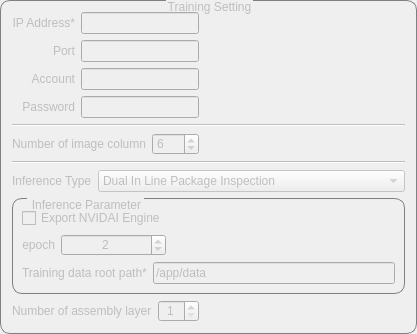
               <widget class="QGroupBox" name="training_groupBox">
                <property name="enabled">
                 <bool>false</bool>
                </property>
                <property name="sizePolicy">
                 <sizepolicy hsizetype="Preferred" vsizetype="Preferred">
                  <horstretch>0</horstretch>
                  <verstretch>0</verstretch>
                 </sizepolicy>
                </property>
                <property name="styleSheet">
                 <string notr="true">QGroupBox{
border-width:1px;
border-style:solid;
border-radius: 10px;
border-color:gray;
margin-top:2.5ex;
}
QGroupBox::title{
subcontrol-origin:margin;
subcontrol-position:top center;
padding:0 1x;
}</string>
                </property>
                <property name="title">
                 <string>Training Setting</string>
                </property>
                <layout class="QGridLayout" name="gridLayout_17">
                 <item row="5" column="0" colspan="2">
                  <widget class="QGroupBox" name="dip_groupBox">
                   <property name="styleSheet">
                    <string notr="true">QGroupBox{
border-width:1px;
border-style:solid;
border-radius: 10px;
border-color:gray;
margin-top:1ex;
}
QGroupBox::title{
subcontrol-origin:margin;
subcontrol-position:top left;
left:15px;
margin-left:2px;
padding:0 1px;
}</string>
                   </property>
                   <property name="title">
                    <string>Inference Parameter</string>
                   </property>
                   <layout class="QGridLayout" name="gridLayout_14">
                    <item row="2" column="0">
                     <layout class="QHBoxLayout" name="horizontalLayout_8">
                      <item>
                       <widget class="QLabel" name="training_modelConfig_label">
                        <property name="sizePolicy">
                         <sizepolicy hsizetype="Fixed" vsizetype="Preferred">
                          <horstretch>0</horstretch>
                          <verstretch>0</verstretch>
                         </sizepolicy>
                        </property>
                        <property name="text">
                         <string>epoch</string>
                        </property>
                        <property name="alignment">
                         <set>Qt::AlignRight|Qt::AlignTrailing|Qt::AlignVCenter</set>
                        </property>
                       </widget>
                      </item>
                      <item>
                       <widget class="QSpinBox" name="epoch_spinBox">
                        <property name="alignment">
                         <set>Qt::AlignCenter</set>
                        </property>
                        <property name="minimum">
                         <number>1</number>
                        </property>
                        <property name="maximum">
                         <number>16777215</number>
                        </property>
                        <property name="value">
                         <number>2</number>
                        </property>
                       </widget>
                      </item>
                     </layout>
                    </item>
                    <item row="3" column="0" colspan="2">
                     <layout class="QHBoxLayout" name="horizontalLayout_9">
                      <item>
                       <widget class="QLabel" name="label">
                        <property name="sizePolicy">
                         <sizepolicy hsizetype="Fixed" vsizetype="Preferred">
                          <horstretch>0</horstretch>
                          <verstretch>0</verstretch>
                         </sizepolicy>
                        </property>
                        <property name="text">
                         <string>Training data root path*</string>
                        </property>
                       </widget>
                      </item>
                      <item>
                       <widget class="QLineEdit" name="traingPath_lineEdit">
                        <property name="text">
                         <string>/app/data</string>
                        </property>
                       </widget>
                      </item>
                     </layout>
                    </item>
                    <item row="1" column="0">
                     <widget class="QCheckBox" name="exortNVEngine_checkBox">
                      <property name="text">
                       <string>Export NVIDAI Engine</string>
                      </property>
                      <property name="tristate">
                       <bool>false</bool>
                      </property>
                     </widget>
                    </item>
                    <item row="2" column="1">
                     <spacer name="horizontalSpacer_10">
                      <property name="orientation">
                       <enum>Qt::Horizontal</enum>
                      </property>
                      <property name="sizeHint" stdset="0">
                       <size>
                        <width>40</width>
                        <height>20</height>
                       </size>
                      </property>
                     </spacer>
                    </item>
                   </layout>
                  </widget>
                 </item>
                 <item row="9" column="0">
                  <layout class="QHBoxLayout" name="horizontalLayout_12">
                   <item>
                    <widget class="QLabel" name="boradno_label">
                     <property name="text">
                      <string>Number of assembly layer</string>
                     </property>
                    </widget>
                   </item>
                   <item>
                    <widget class="QSpinBox" name="boradno_spinBox">
                     <property name="toolTip">
                      <string>1~10</string>
                     </property>
                     <property name="alignment">
                      <set>Qt::AlignCenter</set>
                     </property>
                     <property name="minimum">
                      <number>1</number>
                     </property>
                     <property name="maximum">
                      <number>10</number>
                     </property>
                     <property name="value">
                      <number>1</number>
                     </property>
                    </widget>
                   </item>
                  </layout>
                 </item>
                 <item row="1" column="0" colspan="2">
                  <widget class="Line" name="line_6">
                   <property name="orientation">
                    <enum>Qt::Horizontal</enum>
                   </property>
                  </widget>
                 </item>
                 <item row="0" column="1">
                  <spacer name="horizontalSpacer_8">
                   <property name="orientation">
                    <enum>Qt::Horizontal</enum>
                   </property>
                   <property name="sizeHint" stdset="0">
                    <size>
                     <width>200</width>
                     <height>17</height>
                    </size>
                   </property>
                  </spacer>
                 </item>
                 <item row="3" column="0" colspan="2">
                  <widget class="Line" name="line_9">
                   <property name="orientation">
                    <enum>Qt::Horizontal</enum>
                   </property>
                  </widget>
                 </item>
                 <item row="2" column="0">
                  <layout class="QHBoxLayout" name="horizontalLayout_6">
                   <item>
                    <widget class="QLabel" name="training_savePath_label_2">
                     <property name="text">
                      <string>Number of image column</string>
                     </property>
                     <property name="alignment">
                      <set>Qt::AlignRight|Qt::AlignTrailing|Qt::AlignVCenter</set>
                     </property>
                    </widget>
                   </item>
                   <item>
                    <widget class="QSpinBox" name="showlist_spinBox">
                     <property name="minimum">
                      <number>1</number>
                     </property>
                     <property name="maximum">
                      <number>15</number>
                     </property>
                     <property name="value">
                      <number>6</number>
                     </property>
                    </widget>
                   </item>
                  </layout>
                 </item>
                 <item row="0" column="0">
                  <layout class="QGridLayout" name="gridLayout_13">
                   <item row="0" column="1">
                    <widget class="QLineEdit" name="training_ip_lineEdit"/>
                   </item>
                   <item row="0" column="0">
                    <widget class="QLabel" name="training_ip_label">
                     <property name="text">
                      <string>IP Address*</string>
                     </property>
                     <property name="alignment">
                      <set>Qt::AlignRight|Qt::AlignTrailing|Qt::AlignVCenter</set>
                     </property>
                    </widget>
                   </item>
                   <item row="1" column="0">
                    <widget class="QLabel" name="label_12">
                     <property name="text">
                      <string>Port</string>
                     </property>
                     <property name="alignment">
                      <set>Qt::AlignRight|Qt::AlignTrailing|Qt::AlignVCenter</set>
                     </property>
                    </widget>
                   </item>
                   <item row="4" column="0">
                    <widget class="QLabel" name="training_pw_label">
                     <property name="text">
                      <string>Password</string>
                     </property>
                     <property name="alignment">
                      <set>Qt::AlignRight|Qt::AlignTrailing|Qt::AlignVCenter</set>
                     </property>
                    </widget>
                   </item>
                   <item row="2" column="0">
                    <widget class="QLabel" name="training_account_label">
                     <property name="text">
                      <string>Account</string>
                     </property>
                     <property name="alignment">
                      <set>Qt::AlignRight|Qt::AlignTrailing|Qt::AlignVCenter</set>
                     </property>
                    </widget>
                   </item>
                   <item row="4" column="1">
                    <widget class="PasswordEdit" name="training_pw_lineEdit"/>
                   </item>
                   <item row="2" column="1">
                    <widget class="QLineEdit" name="training_account_lineEdit"/>
                   </item>
                   <item row="1" column="1">
                    <widget class="QLineEdit" name="training_port_lineEdit"/>
                   </item>
                  </layout>
                 </item>
                 <item row="4" column="0" colspan="2">
                  <layout class="QHBoxLayout" name="horizontalLayout_7">
                   <item>
                    <widget class="QLabel" name="training_savePath_label">
                     <property name="sizePolicy">
                      <sizepolicy hsizetype="Fixed" vsizetype="Preferred">
                       <horstretch>0</horstretch>
                       <verstretch>0</verstretch>
                      </sizepolicy>
                     </property>
                     <property name="text">
                      <string>Inference Type</string>
                     </property>
                     <property name="alignment">
                      <set>Qt::AlignLeading|Qt::AlignLeft|Qt::AlignVCenter</set>
                     </property>
                    </widget>
                   </item>
                   <item>
                    <widget class="QComboBox" name="inference_comboBox">
                     <item>
                      <property name="text">
                       <string>Dual In Line Package Inspection</string>
                      </property>
                     </item>
                     <item>
                      <property name="text">
                       <string>Standard Operating Procedures Inspection</string>
                      </property>
                     </item>
                    </widget>
                   </item>
                  </layout>
                 </item>
                </layout>
               </widget>
